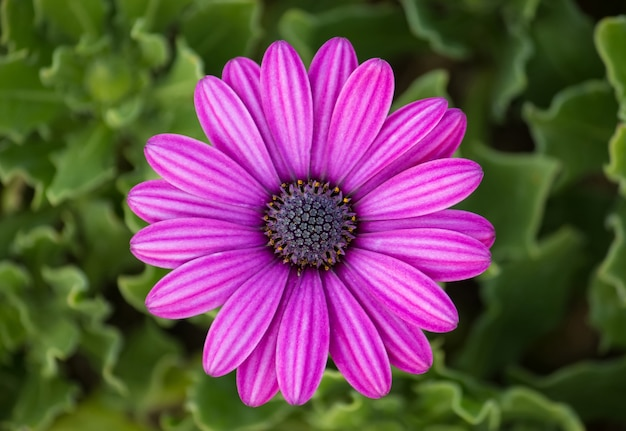
#> input picture purple.jpg, 626 x 431 px
$ python 'DIP Lab 5(Edge detection using Sobel operator).py'
#> lines starting #> are read from the running program, lines starting #| are printed output that depends on the picture
import numpy as np
from PIL import Image
from scipy.ndimage import convolve
import matplotlib.pyplot as plt

def sobel_operator(image):
    # Define Sobel kernels
    kernel_x = np.array([[1, 0, -1], [2, 0, -2], [1, 0, -1]])

    kernel_y = np.array([[1, 2, 1], [0, 0, 0], [-1, -2, -1]])

    # Apply convolution using the defined kernels
    gradient_x = convolve(image, kernel_x)
    gradient_y = convolve(image, kernel_y)

    # Calculate the magnitude of gradients
    gradient_magnitude = np.sqrt(gradient_x**2 + gradient_y**2)
    gradient_magnitude = np.clip(gradient_magnitude, 0, 255).astype(np.uint8)

    return gradient_magnitude

# Load an image
image_path = 'purple.jpg'  # Change this to your image path
image = Image.open(image_path).convert('L')  # Convert to grayscale
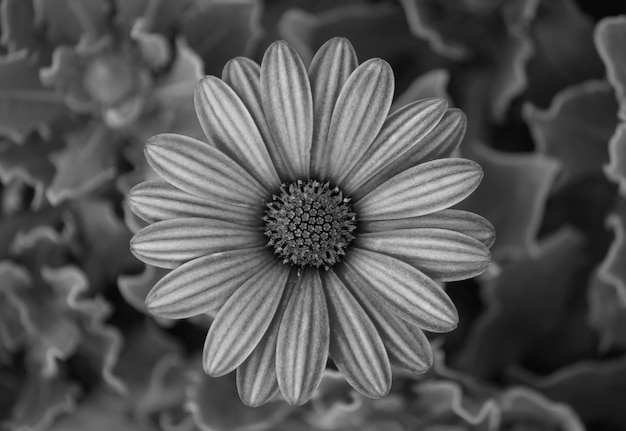
#> image: PIL image 626x431 L; min 0, max 219, mean 85.6
image_np = np.array(image)

# Apply Sobel operator
edges = sobel_operator(image_np)
#> in sobel_operator, `gradient_x = convolve(image, kernel_x)`:
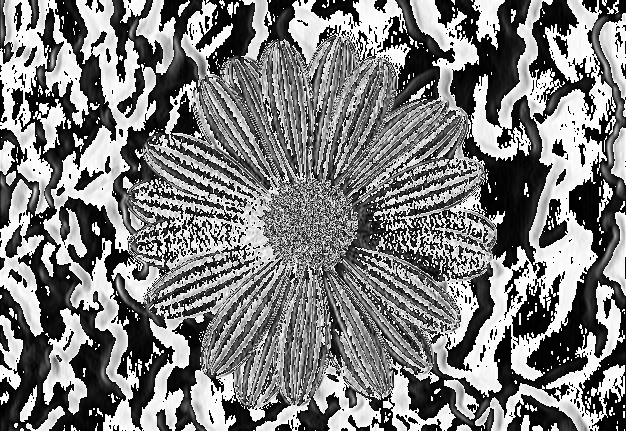
#> gradient_x: shape (431, 626); min 0, max 255, mean 124.9
#> in sobel_operator, `gradient_y = convolve(image, kernel_y)`:
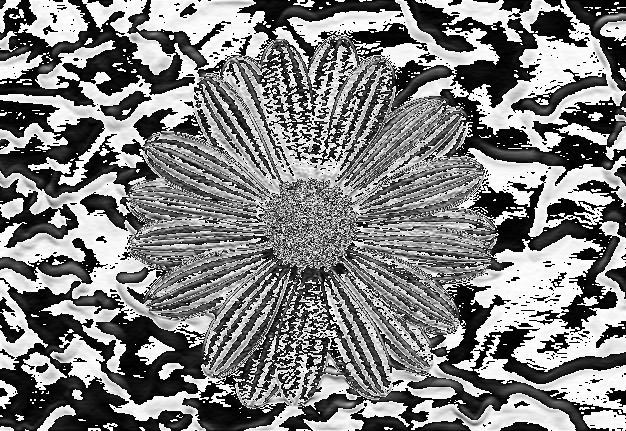
#> gradient_y: shape (431, 626); min 0, max 255, mean 127.6
#> in sobel_operator, `gradient_magnitude = np.sqrt(gradient_x**2 + gradient_y**2)`:
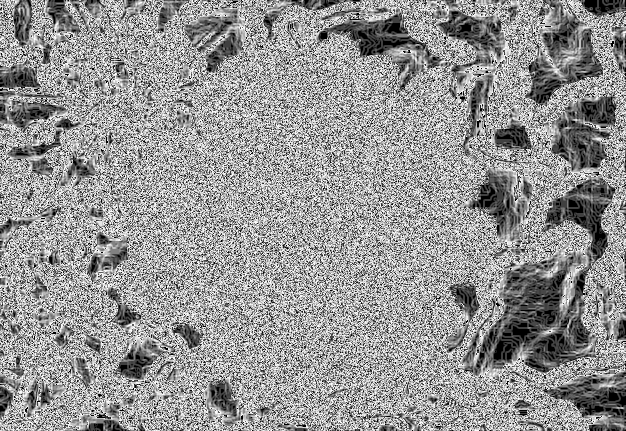
#> gradient_magnitude: shape (431, 626) float16; min 0, max 15.81, mean 9.26; drawn with min black and max white

# Display results using Matplotlib
plt.figure(figsize=(10, 5))
plt.subplot(1, 2, 1)
plt.title('Original Image')
plt.imshow(image_np, cmap='gray')
plt.axis('off')

plt.subplot(1, 2, 2)
plt.title('Edges using Sobel Operator')
plt.imshow(edges, cmap='gray')
plt.axis('off')

plt.show()

$ run again, with flower.jpg copied over purple.jpg
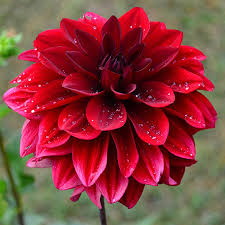
#> input picture flower.jpg, 225 x 225 px
#> in sobel_operator, `gradient_y = convolve(image, kernel_y)`:
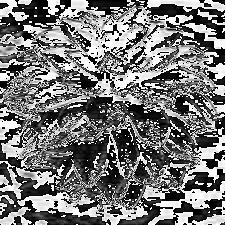
#> gradient_y: shape (225, 225); min 0, max 255, mean 118.6
#> in sobel_operator, `gradient_magnitude = np.sqrt(gradient_x**2 + gradient_y**2)`:
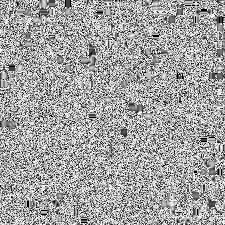
#> gradient_magnitude: shape (225, 225) float16; min 0, max 15.81, mean 10.07; drawn with min black and max white

$ run again, with night.jpg copied over purple.jpg
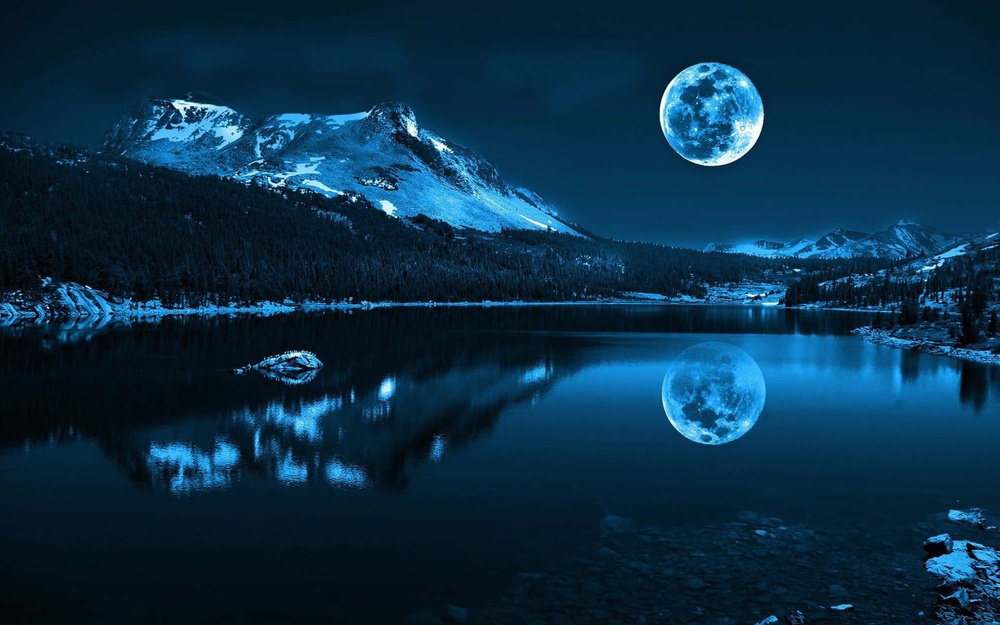
#> input picture night.jpg, 1000 x 625 px, shrunk from 1920 x 1200 before the run
#> in sobel_operator, `gradient_y = convolve(image, kernel_y)`:
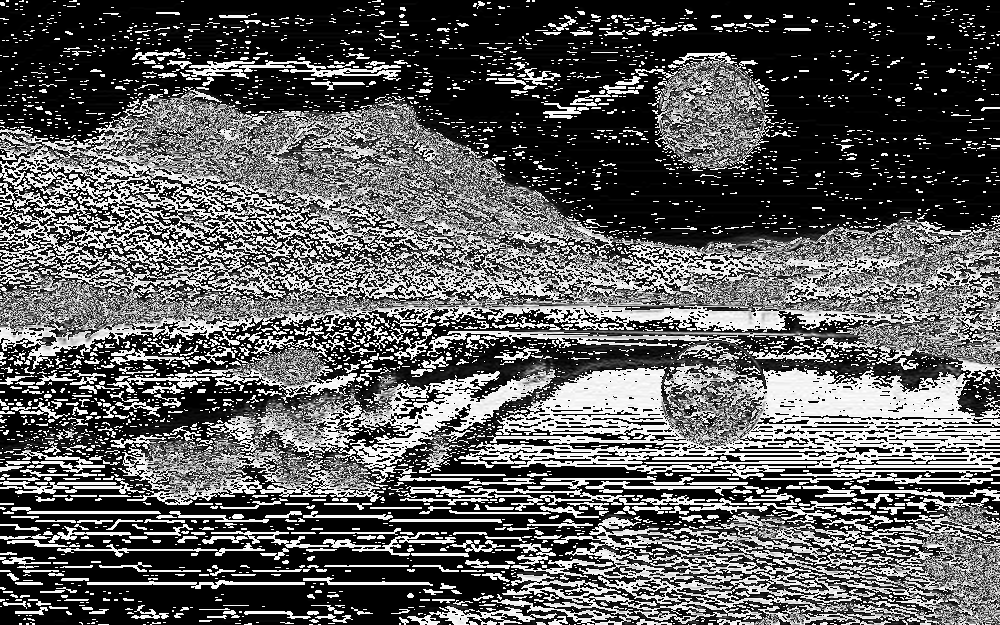
#> gradient_y: shape (625, 1000); min 0, max 255, mean 92.3
#> in sobel_operator, `gradient_magnitude = np.sqrt(gradient_x**2 + gradient_y**2)`:
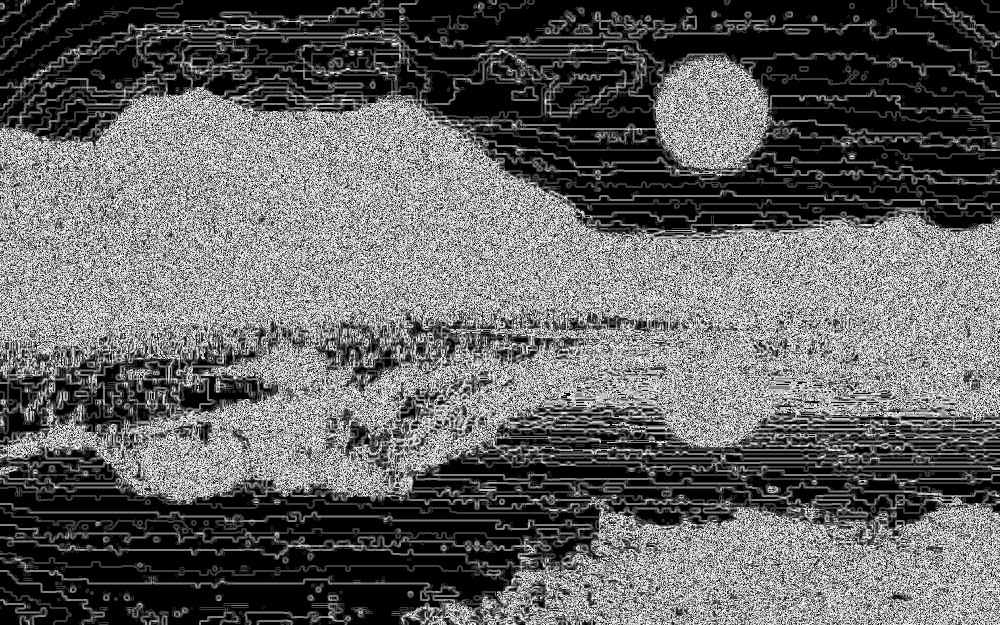
#> gradient_magnitude: shape (625, 1000) float16; min 0, max 15.81, mean 6.12; drawn with min black and max white

$ run again, with mahfuz.jpeg copied over purple.jpg
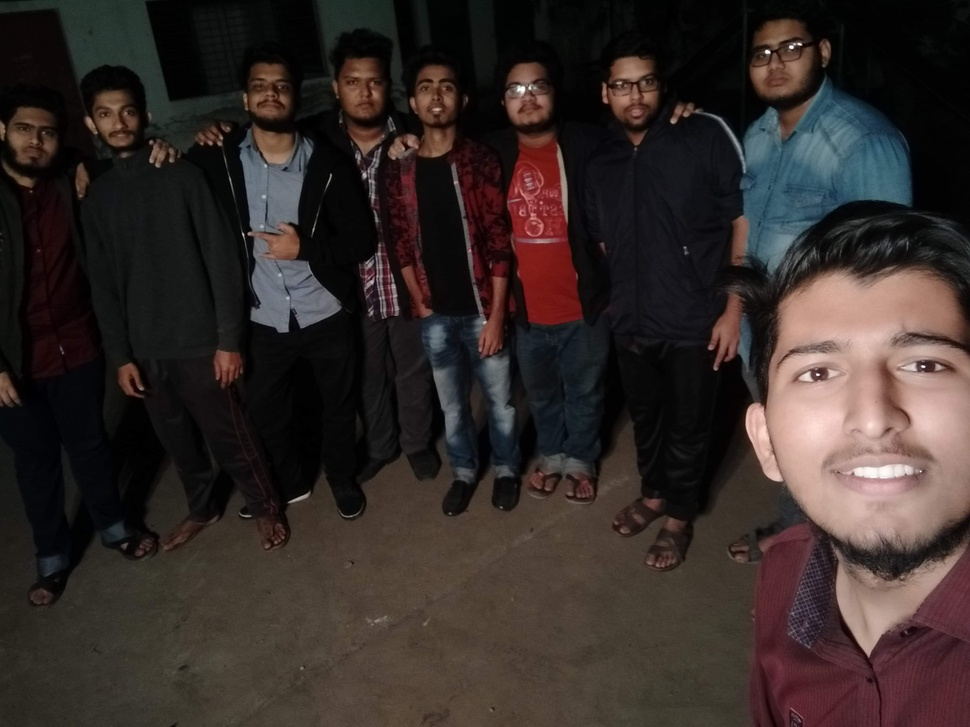
#> input picture mahfuz.jpeg, 970 x 727 px, shrunk from 3264 x 2448 before the run
#> in sobel_operator, `gradient_y = convolve(image, kernel_y)`:
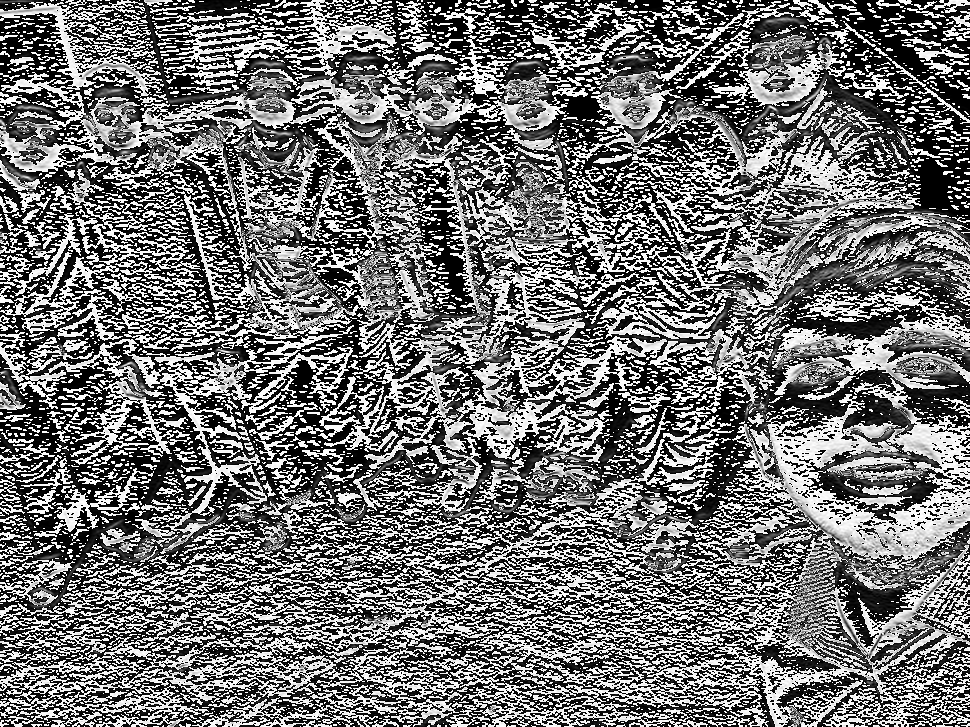
#> gradient_y: shape (727, 970); min 0, max 255, mean 113.4
#> in sobel_operator, `gradient_magnitude = np.sqrt(gradient_x**2 + gradient_y**2)`:
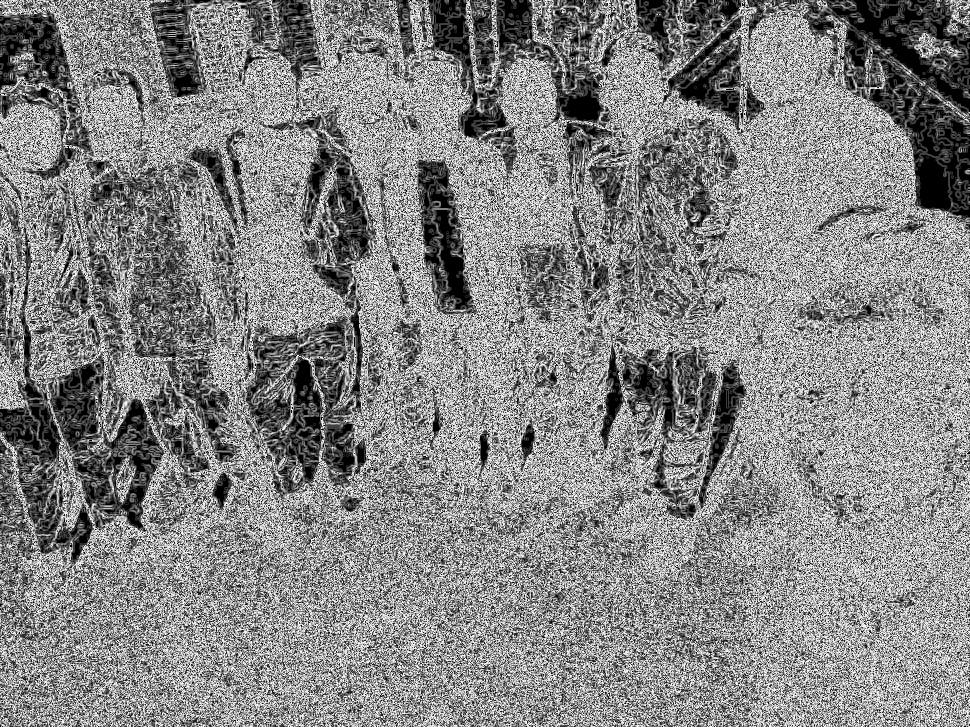
#> gradient_magnitude: shape (727, 970) float16; min 0, max 15.81, mean 8.27; drawn with min black and max white
